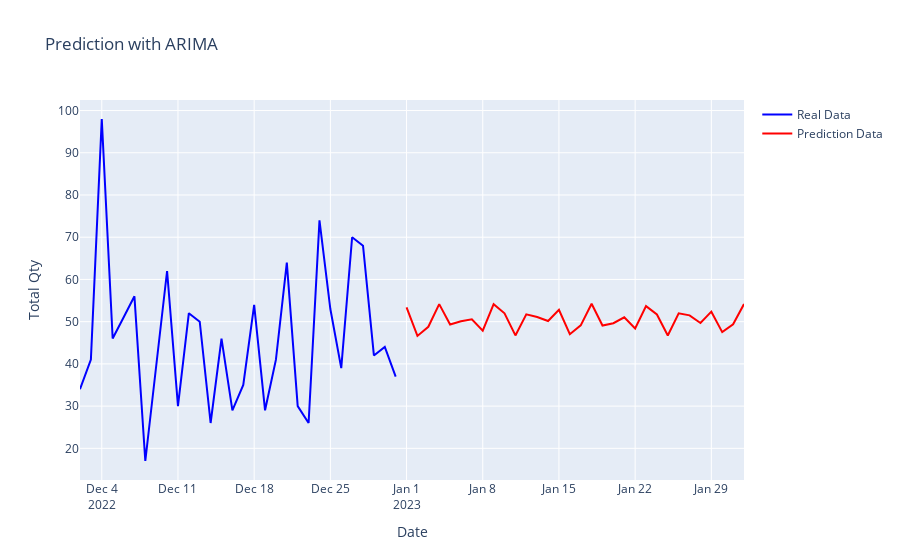

The code cell stored with this chart in its notebook:
### Code cell
import plotly.graph_objects as go

# Create the figure
fig = go.Figure()

# Add the real data trace
fig.add_trace(go.Scatter(x=prediction_totalqty.index, y=prediction_totalqty['value'], mode='lines', name='Real Data', line=dict(color='blue')))

# Add the prediction data trace
fig.add_trace(go.Scatter(x=prediction_totalqty.index, y=prediction_totalqty['predicted_mean'], mode='lines', name='Prediction Data', line=dict(color='red')))

# Update the layout
fig.update_layout(title='Prediction with ARIMA',
                  xaxis_title='Date',
                  yaxis_title='Total Qty',
                  showlegend=True)

# Show the plot
fig.show()
